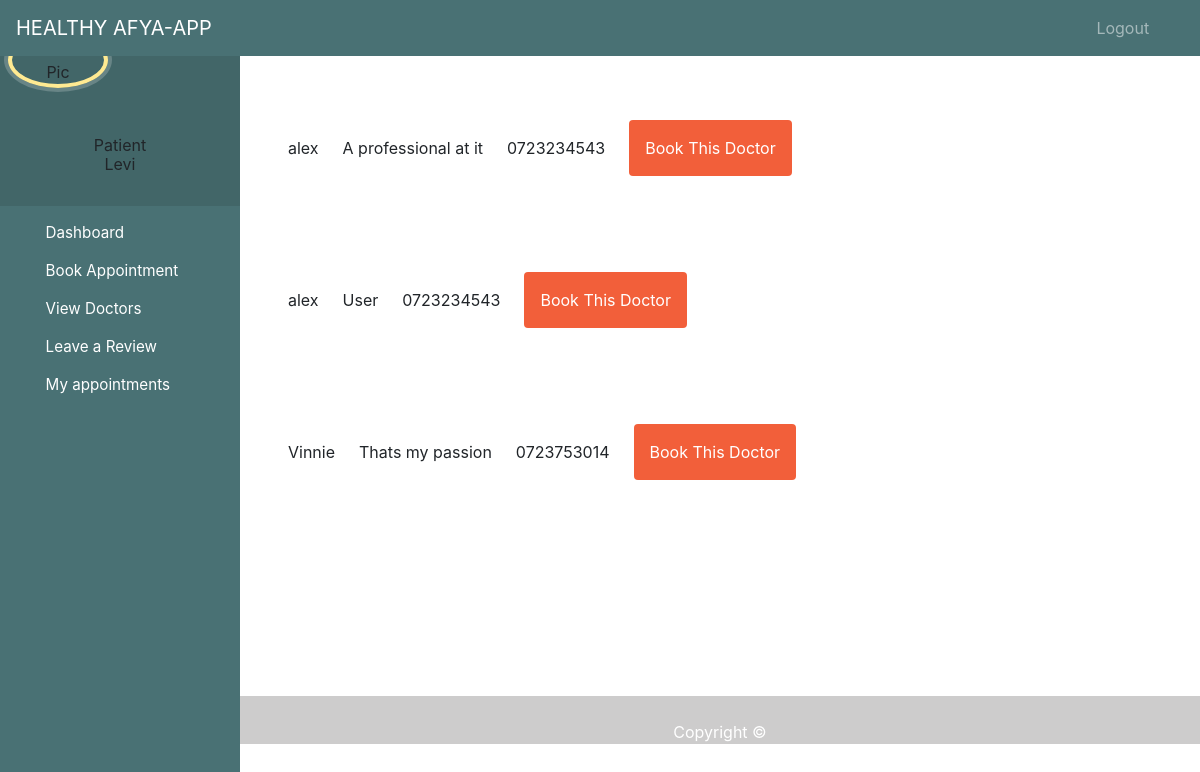
The page /patient/dashboard/content/doctor-by-county/6 (signed in) on the database as committed earlier.
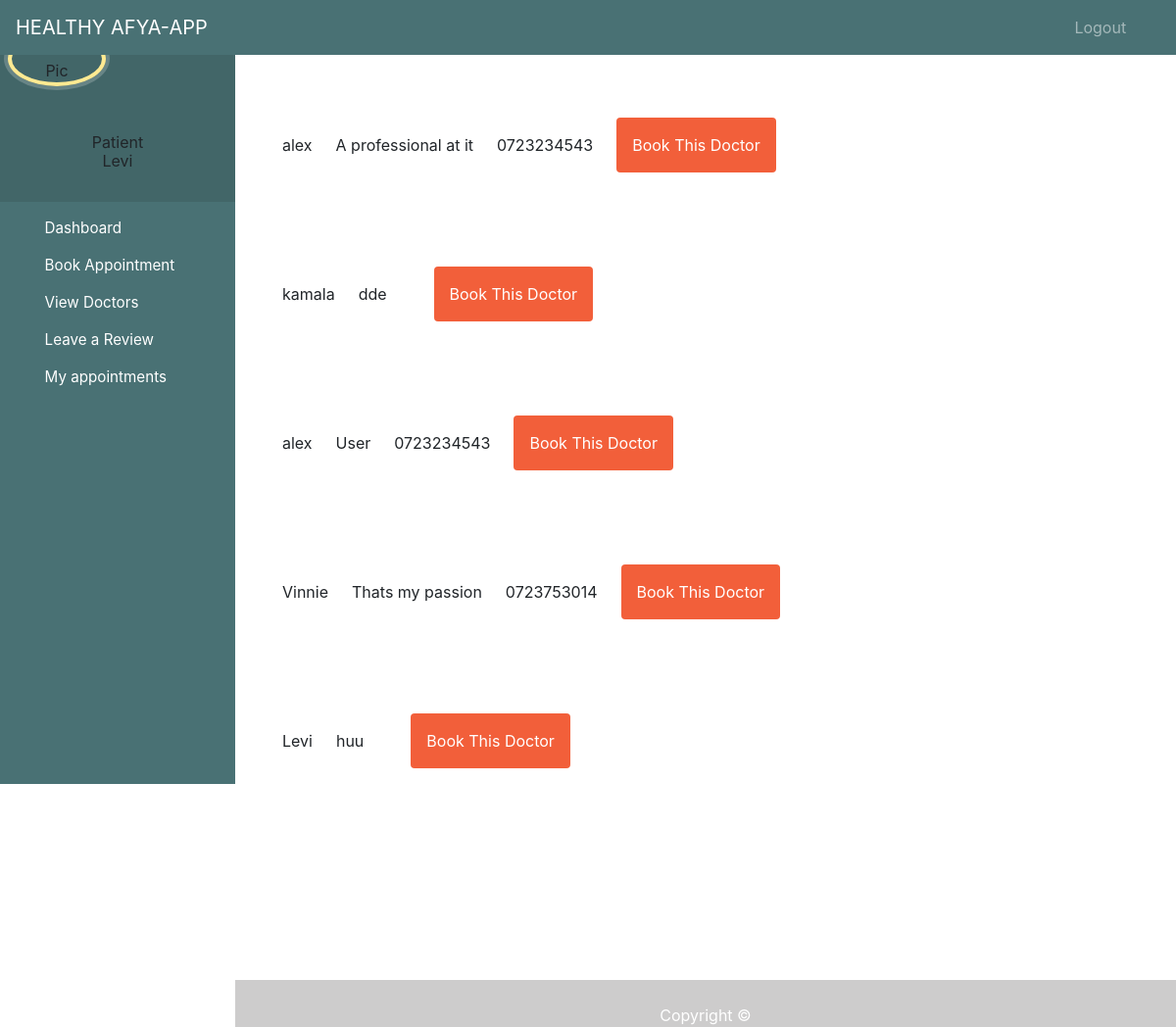
The same page on the database as committed later.
### bookingapp/models.py (models this page shows, shortened)
class Doctor(models.Model):
    CARD ='Cardiologist'
    DERMA = 'Dermatologist'
    EMERGE =  'Emergency Specialist'
    ALLERGY = 'Allergy Specialist'
    ANAE = 'Anesthesiologist'
    COLON = 'COlon and Rectal Surgeon'
    NORMAL = 'Consultant'
    SPECIALIZATION_CHOICES = [
        (CARD, 'Cardiologist'),
        (DERMA, 'Dermatologist'),
        (EMERGE, 'Emergency Specialist'),
        (ALLERGY, 'Allergy Specialist'),
        (ANAE, 'Anesthesiologist'),
        (COLON, 'COlon and Rectal Surgeon'),
        (NORMAL, 'Consultant'),
    ]
    user = models.OneToOneField(User, on_delete=models.CASCADE, related_name='doctor', null=True)
    age = models.IntegerField(null=True)
    phone = models.CharField(max_length=255)
    county = models.ForeignKey(County, on_delete=models.CASCADE, null=True)
    specialization = models.CharField(max_length=50,choices=SPECIALIZATION_CHOICES , null=True)
    biography = models.TextField(null=True, default='-')
    birth_date = models.DateField(null=True, blank=True)
    has_schedule = models.BooleanField(default=False)
    last_update = models.DateTimeField(auto_now = True)
    created_at = models.DateTimeField(auto_now_add = True)

### bookingapp/views.py (the view)
# urls.py: path('patient/dashboard/content/doctor-by-county/<county_id>', views.view_doctor_by_county, name= 'doctor-by-county'),
@login_required(login_url='members/login_user/')
def view_doctor_by_county(request, county_id):
    county_doctor = Doctor.objects.filter(county=county_id).order_by('specialization')
    return render(request, 'patient/doctor_by_county.html', { 'county_doctor': county_doctor })

### bookingapp/templates/patient/doctor_by_county.html (shortened to what this page needs)
{% extends 'patient/dashboard.html' %}
{% load tailwind_tags %}
{% block content %}
<!DOCTYPE html>
<html lang="en">
<head>
    {% tailwind_css %}
</head>
<body>
    {% for doctor in county_doctor %}
    <table>
    <div class="relative container mx-auto p-6">
        <div class="flex space-x-6 p-6">
    <li class="flex items-center justify-between"> <a href="">{{ doctor.user.first_name }} </a></li>
    <li class="flex items-center justify-between"> {{ doctor.biography }}</li>
    <li class="flex items-center justify-between"> {{ doctor.phone }}</li>
    <a href="{% url 'appointment-form' doctor.id  %}" class="p-3 px-6 pt-2 text-white bg-brightRed rounded baseline hover:bg-brightRedLight">
        Book This Doctor
    </a>
   </div>
</div>
</table>
    {% endfor %}
</body>
</html>
{% endblock %}

Rows that differ between the two databases and show on the page:
added Doctor: user.first_name "kamala", biography "dde"
added Doctor: user.first_name "Levi", biography "huu"
